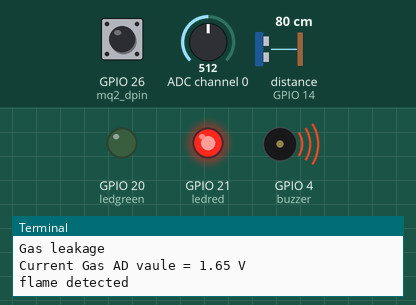
Recording of a program running on a simulated Raspberry Pi (BCM pin numbers). On the bench: output pins drawn as LEDs (lit = HIGH), buzzer (waves = sounding, pin HIGH), the last lines printed to the terminal. The inputs (shaded band) are chosen by the test bench; at power-on: ADC channel 0 = 512, GPIO 26 (mq2_dpin) LOW, distance to the obstacle (sensor on GPIO 14) 80 cm (analog values on the 0–1023 scale). Databases and web services accept everything at once and return nothing; sending an e-mail succeeds after 1 s; pins used as bus, display or sensor lines are not drawn.

Above: at 5.2 s.
5.3 s: ADC channel 0 set to 487
At 6.3 s:
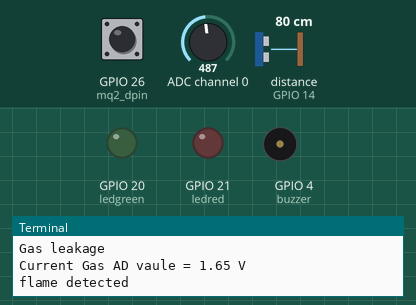
10.0 s: GPIO 26 (mq2_dpin) pulled HIGH for 3 s
14.5 s: ADC channel 0 set to 716
At 15.7 s:
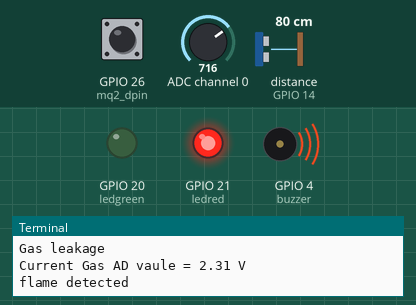
22.9 s: ADC channel 0 set to 306
At 27.0 s:
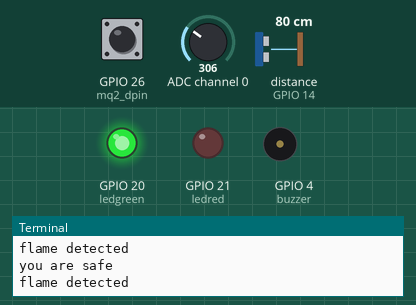
28.0 s: ADC channel 0 set to 511
At 29.8 s:
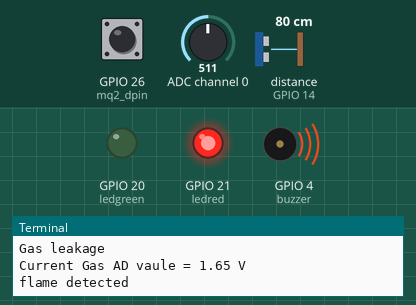
Timing chart, 0 to 37.0 s (numbered marks = the images above; inputs shaded):
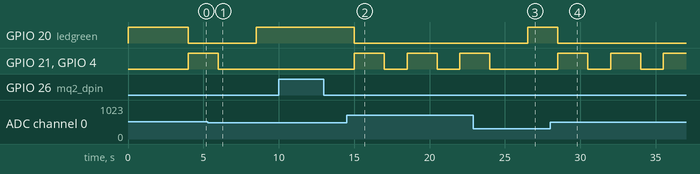

Measured:
- the behaviour switches between 497 and 496 on ADC channel 0 (found by bisection; images 0 and 1)
- after the input at 5.3 s, GPIO 20 (ledgreen): LOW → HIGH after 3.2 s; GPIO 21 (ledred), GPIO 4 (buzzer): goes on until 6.0 s, then stays LOW
- after the input at 14.5 s, GPIO 20 (ledgreen): HIGH → LOW after 0.51 s; GPIO 21 (ledred), GPIO 4 (buzzer): alternates HIGH for 2.0 s and LOW for 1.5 s, starting after 0.51 s
- after the input at 22.9 s, GPIO 20 (ledgreen): LOW → HIGH after 3.6 s; GPIO 21 (ledred), GPIO 4 (buzzer): goes on until 24.0 s, then stays LOW
- after the input at 28.0 s, GPIO 20 (ledgreen): HIGH → LOW after 0.51 s; GPIO 21 (ledred), GPIO 4 (buzzer): alternates HIGH for 2.0 s and LOW for 1.5 s, starting after 0.51 s

The program:

fire.py
```python
from pushbullet import Pushbullet
import RPi.GPIO as GPIO
import smtplib
import time

channel=14
buzzer=4
ledred=21
ledgreen=20
SPICLK=11
SPIMISO=9
SPIMOSI=10
SPICS=8
mq2_dpin = 26
mq2_apin = 0
GMAIL_USER_TO=["cjkteam25@gmail.com","kyrillosadel503@gmail.com","keroadelbeast@gmail.com"]
GMAIL_USER_FROM="carlosadel503@gmail.com"
PASS="ostpotbregtkxmlp"
SUBJECT='ALERT!'
TEXT= ['Fire in The company','Fire is increasing please evacuate']
TEXT2='Gas Leak, Please evacuate'
num=0
#pb= Pushbullet("o.yI2MhPKc2rrfwfJUakaFZbnsp7toy5DG")
#print (pb.devices)

#dev =pb.get_device ('Oppo F7')

def send_mail(channel,num):
	server=smtplib.SMTP('smtp.gmail.com:587')
	server.starttls()
	server.login(GMAIL_USER_FROM,PASS)
	header='From: ' + GMAIL_USER_FROM
	header= header + '\n' + 'Subject: ' +SUBJECT + '\n'
	print (header)
	msg = header + '\n' + TEXT + '\n\n'
	server.sendmail(GMAIL_USER_FROM,GMAIL_USER_TO,msg)
	server.quit()
	print("text sent")
	time.sleep(6)

def send_mail2(mq2_apin):
	server = smtplib.SMTP('smtp.gmail.com:587')
	server.starttls()
	server.login(GMAIL_USER_FROM,PASS)
	header= 'To: ' + GMAIL_USER_TO +'\n' + 'From: ' + GMAIL_USER_FROM
	header= header + '\n' + 'Subject: ' +SUBJECT + '\n'
	print (header)
	msg= header + '\n' + TEXT2 + '\n\n'
	server.sendmail(GMAIL_USER_FROM,GMAIL_USER_TO,msg)
	server.quit()
	print("text sent")
	time.sleep(6)
def init():
    GPIO.setwarnings(False)
    GPIO.cleanup()
    GPIO.setmode(GPIO.BCM)
    GPIO.setup(SPIMOSI, GPIO.OUT)
    GPIO.setup(SPIMISO, GPIO.IN)
    GPIO.setup(SPICLK, GPIO.OUT)
    GPIO.setup(SPICS, GPIO.OUT)
    GPIO.setup(mq2_dpin,GPIO.IN,pull_up_down=GPIO.PUD_DOWN)
    #GPIO.setup(mq2_dpin,GPIO.IN,pull_up_down=GPIO.PUD_DOWN)
    GPIO.setup(channel,GPIO.IN)
    GPIO.setup(buzzer,GPIO.OUT)
    GPIO.setup(ledred,GPIO.OUT)
    GPIO.setup(ledgreen,GPIO.OUT)

    #GPIO.add_event_callback(channel,callback)
    def callback(channel):
        print("flame detected")
    GPIO.add_event_detect(channel,GPIO.BOTH, bouncetime=300)
    GPIO.add_event_callback(channel,callback)
    GPIO.output(buzzer,GPIO.LOW)
    GPIO.output(ledgreen,GPIO.HIGH)
    GPIO.output(ledred,GPIO.LOW)

#def callback(channel):
 #   print("flame detected")

# let us know when the pin goes HIgH or LOW
#assign function GPio BIN,
#Run function on change
#infinite loop
#read SPI data from MCP3008 chip,8 possible adc's (0 thru 7)
def readadc(adcnum, clockpin, mosipin, misopin, cspin):
    #print("ADC Num!!",adcnum)
    if ((adcnum > 7) or (adcnum < 0)):
        return -1
    GPIO.output(cspin, True)

    GPIO.output(clockpin, False)  # start clock low
    GPIO.output(cspin, False)     # bring CS low

    commandout = adcnum
    commandout |= 0x18  # start bit + single-ended bit
    commandout <<= 3    # we only need to send 5 bits here
    for i in range(5):
        if (commandout & 0x80):
                GPIO.output(mosipin, True)
        else:
                GPIO.output(mosipin, False)
        commandout <<= 1
        GPIO.output(clockpin, True)
        GPIO.output(clockpin, False)

    adcout = 0
    # read in one empty bit, one null bit and 10 ADC bits
    for i in range(12):
            GPIO.output(clockpin, True)
            GPIO.output(clockpin, False)
            adcout <<= 1
            if (GPIO.input(misopin)):
                    adcout |= 0x1

    GPIO.output(cspin, True)

    adcout >>= 1       # first bit is 'null' so drop it
    return adcout

def main():
    init()

    time.sleep(4)
    while True:
            COlevel=readadc(mq2_apin, SPICLK, SPIMOSI, SPIMISO, SPICS)
            send_count=0
            SmokeTrigger = ((COlevel/1024.)*3.3)

            if (GPIO.input(14) == True)and(time.sleep(2)):
                print ("fire in the company")
                GPIO.output(ledgreen,GPIO.LOW)
                GPIO.output(buzzer, 1)
                GPIO.output(ledred, GPIO.HIGH)
                time.sleep(2)
                GPIO.output(buzzer, 0)
                GPIO.output(ledred, GPIO.LOW)
                time.sleep(1)

                try :
                    send_mail(channel,0)
                    send_count +=1
                except:
                    continue
 #               push =dev.push_note ("fire", "pleaaaaase evacuate")
                if (send_count>=2):
                    try:
                        send_mail(channel,1)
                        send_count +=1
                    except:
                        continue
            elif GPIO.input(mq2_dpin):
                print("Gas not leak")
                time.sleep(0.5)
            elif (SmokeTrigger>1.60):
                print("Gas leakage")
                print("Current Gas AD vaule = " +str("%.2f"%((COlevel/1024.)*3.3))+" V")

                GPIO.output(ledgreen,GPIO.LOW)
                GPIO.output(buzzer, 1)
                GPIO.output(ledred, GPIO.HIGH)
                time.sleep(2)
                GPIO.output(buzzer, 0)
                GPIO.output(ledred, GPIO.LOW)
                time.sleep(1)
                #push =dev.push_note ("Gas leakage", "pleake evacuate")
                #print ("Sent")
                try:
                    send_mail2(mq2_apin)
                except:
                    continue
            #elif (SmokeTrigger>=1.55) and (GPIO.input(14) == True):
             #   print("please call 911 and authorities")
              #  GPIO.output(ledgreen,GPIO.LOW)
               # GPIO.output(buzzer, 1)
                #time.sleep(2)
                #GPIO.output(ledred, GPIO.HIGH)
                #time.sleep(5)
                #GPIO.output(buzzer, 0)
                #GPIO.output(ledred, GPIO.LOW)
                #time.sleep(5)
                #send_mail(channel,SmokeTrigger)
                #push =dev.push_note ("تحذير","الرجاء اخلاء المبني")
                #print ("Sent")
            else:
                print ("you are safe")
                #print ("Gas not leak")
                time.sleep(1)
                GPIO.output(buzzer, 0)
                GPIO.output(ledred,GPIO.LOW)
                GPIO.output(ledgreen,GPIO.HIGH)
if __name__=='__main__':
    try:
        main()
        pass
    except KeyboardInterrupt:
        GPIO.cleanup()
        pass
```
